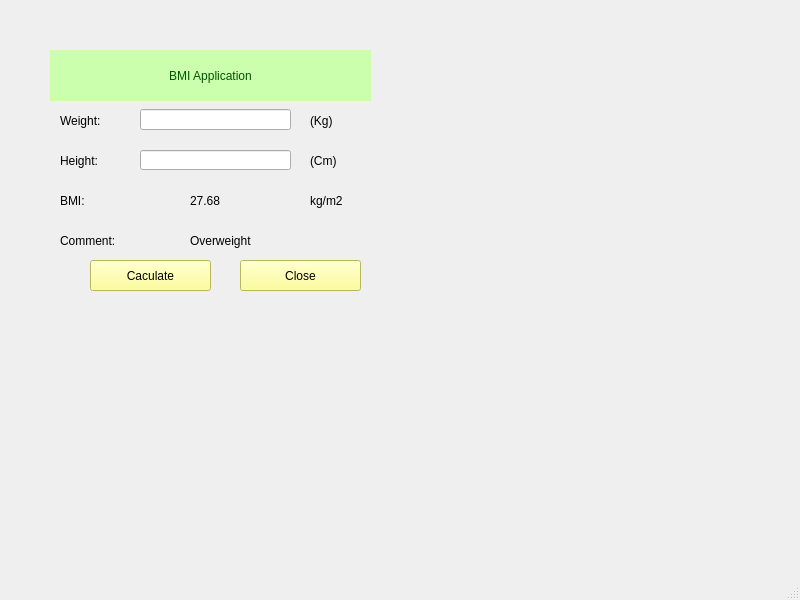
<?xml version="1.0" encoding="UTF-8"?>
<ui version="4.0">
 <class>MainWindow</class>
 <widget class="QMainWindow" name="MainWindow">
  <property name="geometry">
   <rect>
    <x>0</x>
    <y>0</y>
    <width>800</width>
    <height>600</height>
   </rect>
  </property>
  <property name="windowTitle">
   <string>Hồng Gấm _ Quỳnh Hương _ Mỹ Duyên</string>
  </property>
  <widget class="QWidget" name="centralwidget">
   <widget class="QLabel" name="label">
    <property name="geometry">
     <rect>
      <x>50</x>
      <y>50</y>
      <width>321</width>
      <height>51</height>
     </rect>
    </property>
    <property name="styleSheet">
     <string notr="true">font: 87 14pt &quot;Arial Black&quot;;
background-color: rgb(203, 255, 174);
color: rgb(0, 85, 0);</string>
    </property>
    <property name="text">
     <string>BMI Application</string>
    </property>
    <property name="alignment">
     <set>Qt::AlignCenter</set>
    </property>
   </widget>
   <widget class="QLabel" name="label_2">
    <property name="geometry">
     <rect>
      <x>60</x>
      <y>100</y>
      <width>81</width>
      <height>41</height>
     </rect>
    </property>
    <property name="styleSheet">
     <string notr="true">font: 14pt &quot;MV Boli&quot;;
</string>
    </property>
    <property name="text">
     <string>Weight: </string>
    </property>
   </widget>
   <widget class="QLabel" name="label_3">
    <property name="geometry">
     <rect>
      <x>60</x>
      <y>140</y>
      <width>81</width>
      <height>41</height>
     </rect>
    </property>
    <property name="styleSheet">
     <string notr="true">font: 14pt &quot;MV Boli&quot;;
</string>
    </property>
    <property name="text">
     <string>Height: </string>
    </property>
   </widget>
   <widget class="QLabel" name="label_4">
    <property name="geometry">
     <rect>
      <x>60</x>
      <y>180</y>
      <width>81</width>
      <height>41</height>
     </rect>
    </property>
    <property name="styleSheet">
     <string notr="true">font: 14pt &quot;MV Boli&quot;;
</string>
    </property>
    <property name="text">
     <string>BMI: </string>
    </property>
   </widget>
   <widget class="QLabel" name="label_5">
    <property name="geometry">
     <rect>
      <x>60</x>
      <y>220</y>
      <width>91</width>
      <height>41</height>
     </rect>
    </property>
    <property name="styleSheet">
     <string notr="true">font: 14pt &quot;MV Boli&quot;;
</string>
    </property>
    <property name="text">
     <string>Comment: </string>
    </property>
   </widget>
   <widget class="QLabel" name="label_6">
    <property name="geometry">
     <rect>
      <x>310</x>
      <y>100</y>
      <width>51</width>
      <height>41</height>
     </rect>
    </property>
    <property name="styleSheet">
     <string notr="true">font: 14pt &quot;MV Boli&quot;;
</string>
    </property>
    <property name="text">
     <string>(Kg)</string>
    </property>
   </widget>
   <widget class="QLabel" name="label_7">
    <property name="geometry">
     <rect>
      <x>310</x>
      <y>140</y>
      <width>51</width>
      <height>41</height>
     </rect>
    </property>
    <property name="styleSheet">
     <string notr="true">font: 14pt &quot;MV Boli&quot;;
</string>
    </property>
    <property name="text">
     <string>(Cm)</string>
    </property>
   </widget>
   <widget class="QLabel" name="label_8">
    <property name="geometry">
     <rect>
      <x>310</x>
      <y>180</y>
      <width>61</width>
      <height>41</height>
     </rect>
    </property>
    <property name="styleSheet">
     <string notr="true">font: 14pt &quot;MV Boli&quot;;
</string>
    </property>
    <property name="text">
     <string>kg/m2</string>
    </property>
   </widget>
   <widget class="QPushButton" name="pushButtonCaculate">
    <property name="geometry">
     <rect>
      <x>90</x>
      <y>260</y>
      <width>121</width>
      <height>31</height>
     </rect>
    </property>
    <property name="styleSheet">
     <string notr="true">background-color: rgb(255, 255, 127);
font: 87 10pt &quot;Arial Black&quot;</string>
    </property>
    <property name="text">
     <string>Caculate</string>
    </property>
    <property name="icon">
     <iconset>
      <normaloff>../baitaptuluyen/chuong7/baitapvenha/LearnPushButton/images/calculate.png</normaloff>../baitaptuluyen/chuong7/baitapvenha/LearnPushButton/images/calculate.png</iconset>
    </property>
   </widget>
   <widget class="QPushButton" name="pushButtonClose">
    <property name="geometry">
     <rect>
      <x>240</x>
      <y>260</y>
      <width>121</width>
      <height>31</height>
     </rect>
    </property>
    <property name="styleSheet">
     <string notr="true">background-color: rgb(255, 255, 127);
font: 87 10pt &quot;Arial Black&quot;</string>
    </property>
    <property name="text">
     <string>Close</string>
    </property>
    <property name="icon">
     <iconset>
      <normaloff>../baitaptuluyen/chuong7/baitapvenha/LearnPushButton/images/close.png</normaloff>../baitaptuluyen/chuong7/baitapvenha/LearnPushButton/images/close.png</iconset>
    </property>
   </widget>
   <widget class="QLineEdit" name="lineEditWeight">
    <property name="geometry">
     <rect>
      <x>140</x>
      <y>109</y>
      <width>151</width>
      <height>21</height>
     </rect>
    </property>
   </widget>
   <widget class="QLineEdit" name="lineEditHeight">
    <property name="geometry">
     <rect>
      <x>140</x>
      <y>150</y>
      <width>151</width>
      <height>20</height>
     </rect>
    </property>
   </widget>
   <widget class="QLabel" name="labelBMI">
    <property name="geometry">
     <rect>
      <x>190</x>
      <y>180</y>
      <width>81</width>
      <height>41</height>
     </rect>
    </property>
    <property name="styleSheet">
     <string notr="true">font: 12pt &quot;MV Boli&quot;;
</string>
    </property>
    <property name="text">
     <string>27.68</string>
    </property>
   </widget>
   <widget class="QLabel" name="labelComment">
    <property name="geometry">
     <rect>
      <x>190</x>
      <y>220</y>
      <width>91</width>
      <height>41</height>
     </rect>
    </property>
    <property name="styleSheet">
     <string notr="true">font: 12pt &quot;MV Boli&quot;;
</string>
    </property>
    <property name="text">
     <string>Overweight</string>
    </property>
   </widget>
  </widget>
  <widget class="QMenuBar" name="menubar">
   <property name="geometry">
    <rect>
     <x>0</x>
     <y>0</y>
     <width>800</width>
     <height>21</height>
    </rect>
   </property>
  </widget>
  <widget class="QStatusBar" name="statusbar"/>
 </widget>
 <resources/>
 <connections>
  <connection>
   <sender>pushButtonClose</sender>
   <signal>clicked()</signal>
   <receiver>MainWindow</receiver>
   <slot>close()</slot>
   <hints>
    <hint type="sourcelabel">
     <x>300</x>
     <y>296</y>
    </hint>
    <hint type="destinationlabel">
     <x>399</x>
     <y>299</y>
    </hint>
   </hints>
  </connection>
 </connections>
</ui>
